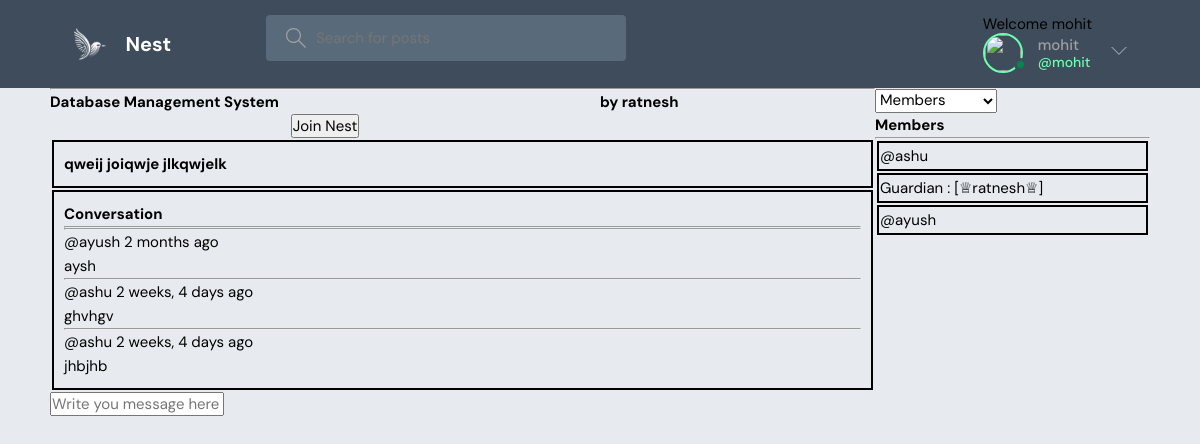
/nest/16/ (signed in), run on the app's committed database.
### LearnNest/models.py (models this page shows)
class Nest(models.Model):
    host = models.ForeignKey(User, on_delete=models.SET_NULL, null=True)
    topic = models.ForeignKey(Topic, on_delete=models.SET_NULL, null=True)
    name = models.CharField(max_length=200)
    participants = models.ManyToManyField(User, related_name='participants',blank=True)
    description = models.TextField(null=True, blank=True)
    updated = models.DateTimeField(auto_now=True)
    created = models.DateTimeField(auto_now_add=True)
    class Meta:
        ordering = ['-updated', '-created']
    def __str__(self):
        return self.name

class Message(models.Model):
    user = models.ForeignKey(User, on_delete=models.CASCADE)
    nest = models.ForeignKey(Nest, on_delete=models.CASCADE)
    body = models.TextField()
    updated = models.DateTimeField(auto_now=True)
    created = models.DateTimeField(auto_now_add=True)
    class Meta:
        ordering = ['updated', 'created']
    def __str__(self):
        return self.body[0:50]

### LearnNest/views.py (the view, shortened to what this page needs)
# urls.py: path('nest/<str:pk>/',views.nest,name='nest'),
@login_required(login_url='login')
def nest(request, pk):
    nest = Nest.objects.get(id=pk)
    nest_messages = nest.message_set.all().order_by('created')
    participants  = nest.participants.all()
    join_request  = None
    try:
        join_request = JoinRequest.objects.get(user=request.user, nest=nest)
    except JoinRequest.DoesNotExist:
        pass
    if join_request and join_request.is_accepted:
        nest.participants.add(request.user)
        messages.error(request, 'adding the participant')
        join_request.delete()
    if join_request and  join_request.is_accepted:
        nest.participants.add(request.user)
    context = {'nest': nest, 'nest_messages': nest_messages,'participants': participants}
    return render(request, 'LearnNest/nest.html',context)

### LearnNest/templates/LearnNest/nest.html (shortened to what this page needs)
{% extends 'main.html' %}
{% block content %}
<div style="margin-left: 50px;margin-right: 50px; " class="nest-container">
    <div>
        <hr>
        <div style="display: grid;
        grid-template-columns: 2fr 1fr;">
        <h1>{{nest.name}}</h1>
        <h4>by {{nest.host.username}} </h4>
        {% if nest.host.username|striptags != request.user.username|striptags %}
        {% if request.user.is_authenticated %}
        {% if request.user not in nest.participants.all %}
        <div style=" display: flex;justify-content:center;">
            <form action="{% url 'nest' pk=nest.id %}" method="post">
                <input type="submit" name="join_request" value="Join Nest">
            </form>
        </div>
        {% endif %}
        {% endif %}
        {% endif %}
        </div>
        <h5 style="border: 2px solid black; width: auto; padding: 10px; margin: 2px;">{{nest.description}}</h5>
        <div style="border: 2px solid black; width: auto; padding: 10px; margin: 2px;" class="comment-wrapper">
            <h3> Conversation </h3>
            <hr>
            {% for message in nest_messages %}
            <div>
                <hr>
                    <small>@{{message.user}} {{message.created|timesince}} ago
                </small>
                <p>
                    {{message.body}}
                </p>
            </div>
            {% endfor %}
        </div>
        {% if request.user.is_authenticated %}
        <div class="comment-form">
            <form action="" method="post">
                <input type="text" name="body" placeholder="Write you message here !">
            </form>
        </div>
        {% endif %}
    </div>
    <div>
        <select id="viewSelector">
            <option value="members">Members</option>
        </select>
    <div id="membersView">
        <h3>Members</h3>
        <hr>
        {% for user in participants %}
        <div style="border: 2px solid black; width: auto; padding: 1px; margin: 2px;" class="comment-wrapper">
            {% if nest.host.username|striptags == user.username|striptags %}
            <p> Guardian : [♕{{user.username}}♕] </p>
            {% else %}
            <p>@{{user.username}}</p>
            {% endif %}
        </div>
        {% endfor %}
    </div>
</div>
</div>
{% endblock content %}

### templates/nav.html (shortened to what this page needs)
{% load static %}
<header class="header header--loggedIn">
    <div class="container">
        <a href="{% url 'home' %}" class="header__logo">
            <img src="{% static 'images/nesting.svg' %}" />
            <h1>Nest</h1>
        </a>
        <form class="header__search" method="GET" action="{% url 'home' %}">
            <label>
                <input name="q" placeholder="Search for posts" />
            </label>
        </form>
        <nav class="header__menu">
            {% if request.user.is_authenticated %}
            <p> Welcome {{ request.user }}</p>
            <div class="header__user">
                <a href="">
                    <div class="avatar avatar--medium active">
                        <img src="{{request.user.avatar.url}}" />
                    </div>
                    <p>{{request.user.username}} <span>@{{request.user.username}}</span></p>
                </a>
                <button class="dropdown-button">
                    <svg version="1.1" xmlns="http://www.w3.org/2000/svg" width="32" height="32" viewBox="0 0 32 32">
                        <title>chevron-down</title>
                        <path d="M16 21l-13-13h-3l16 16 16-16h-3l-13 13z"></path>
                    </svg>
                </button>
            </div>
                {% endif %}
        </nav>
    </div>
</header>

### static/styles/style.css (style rules this page uses)
:root { --color-main: #6bffae; --color-main-light: #FF9292; --color-dark: #3E4C5B; --color-dark-medium: #596B7A; --color-dark-light: #8DA0AC; --color-light: #ffffff; --color-gray: #A0A0A0; --color-light-gray: #000000; --color-bg: #E7EBEF; --color-success: #008a4a; --color-error: #36f4e7; }
* { font-family: "DM Sans", -apple-system, BlinkMacSystemFont, "Segoe UI", Roboto, Oxygen, Ubuntu, Cantarell, "Open Sans", "Helvetica Neue", sans-serif; margin: 0; padding: 0; box-sizing: border-box; text-rendering: optimizeLegibility; font-size: inherit; }
html { font-size: 56.25%; }
@media only screen and (min-width: 1200px) { html { font-size: 62.5%; } }
body { line-height: 1.6; font-weight: 400; font-size: 1.5rem; color: var(--color-light-gray); background-color: var(--color-bg); min-height: 100vh; }
img { width: 100%; }
a { display: inline-block; color: var(--color-main); text-decoration: none; }
a { text-decoration: none; color: black; }
.container { display: grid; grid-template-columns: 1fr 3fr; max-width: 120rem; width: 90%; margin: auto; }
.avatar { position: relative; display: inline-block; border-radius: 50%; border: 2px solid var(--color-main); }
.avatar img { display: block; border-radius: 50%; object-fit: cover; object-position: center; }
.avatar::after { content: ""; display: block; position: absolute; background-color: var(--color-gray); z-index: 111; border-radius: 50%; border: 0.3rem solid var(--color-dark); }
.avatar.active::after { background-color: var(--color-success); }
.avatar.avatar--medium img { width: 3.6rem; height: 3.6rem; border-radius: 50%; }
.avatar.avatar--medium:after { width: 0.7rem; height: 0.7rem; bottom: 0px; right: -6px; }
.header { padding: 1.5rem; background-color: var(--color-dark); }
.header > .container { display: flex; gap: 9.5rem; }
.header__logo, .header__user { display: flex; gap: 2rem; align-items: center; }
.header__logo > img { height: 3.2rem; width: 3.2rem; }
.header__logo > h1 { font-weight: 700; font-size: 2rem; color: var(--color-light); }
.header__search > label { background-color: var(--color-dark-medium); padding: 1.3rem 1rem; display: flex; align-items: center; gap: 1rem; border-radius: 4px; }
.header__search svg { fill: var(--color-gray); width: 2rem; height: 2rem; margin-left: 1rem; }
.header__search input { width: 30rem; background: transparent; border: none; outline: none; color: var(--color-light); }
.header__menu { margin-left: auto; position: relative; }
.header__menu a { display: flex; gap: 1.5rem; align-items: center; font-weight: 500; text-decoration: none; color: var(--color-gray); }
.header__menu img { height: 3.6rem; }
.header__menu p { line-height: 1.2; }
.header__menu span { color: var(--color-main); font-weight: 500; font-size: 1.4rem; display: block; }
.header__menu svg { width: 1.6rem; height: 1.6rem; fill: var(--color-dark-light); }
.dropdown-button { background: transparent; border: 0; outline: 0; cursor: pointer; }

### LearnNest/templates/LearnNest/nest.html (style rules this page uses)
.nest-container { display: grid; grid-template-columns: 3fr 1fr; }

### data on the page
Nest: name "Database Management System", host.username "ratnesh", description "qweij joiqwje jlkqwjelk"
Message: user "ayush", created "2 months", body "aysh"
Message: user "ashu", created "2 weeks, 4 days", body "ghvhgv"
Message: user "ashu", created "2 weeks, 4 days", body "jhbjhb"

### other printed values
{{ request.user }} "mohit"
{{ request.user.username }} "mohit"
{{ user.username }} "ashu"
{{ user.username }} "ratnesh"
{{ user.username }} "ayush"
